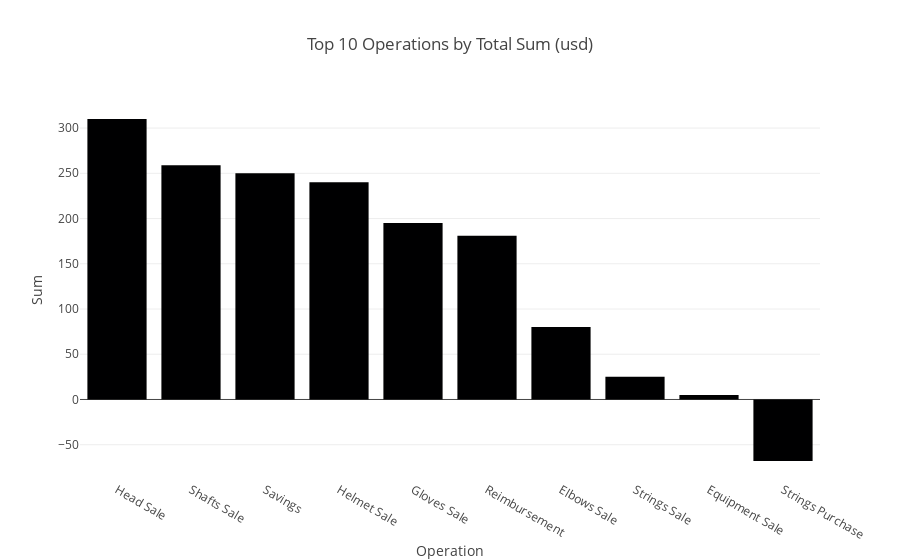

Write notebook code for a chart like this one.
### Markdown cell above
####Top 10 "Operations" by Sum

### Code cell
# Group the data by 'Operation' and sum the 'Sum' values for each group
operation_summary_usd = df_fin_usd.groupby('Operation')['Sum'].sum().reset_index()

# Sort the data in descending order by the 'Sum' column and get the top 10 rows
top_10_operations = operation_summary_usd.sort_values(by='Sum', ascending=False).head(10)

# Create a bar graph using Plotly Express
fig = px.bar(top_10_operations, x='Operation', y='Sum', title='Top 10 Operations by Total Sum (usd)')

# Show the graph
fig.show()

### Figure 1 — Plotly figure (JSON) as saved in the notebook; plotly's stock layout.template omitted (floating-point values rounded to 4 significant figures)
{"data": [{"alignmentgroup": "True", "hovertemplate": "Operation=%{x}<br>Sum=%{y}<extra></extra>", "legendgroup": "", "marker": {"color": "#000001", "pattern": {"shape": ""}}, "name": "", "offsetgroup": "", "orientation": "v", "showlegend": false, "textposition": "auto", "type": "bar", "x": ["Head Sale", "Shafts Sale", "Savings", "Helmet Sale", "Gloves Sale", "Reimbursement", "Elbows Sale", "Strings Sale", "Equipment Sale", "Strings Purchase"], "xaxis": "x", "y": [310, 259, 250, 240, 195, 181, 80, 25, 5, -68], "yaxis": "y"}], "layout": {"barmode": "relative", "legend": {"tracegroupgap": 0}, "title": {"text": "Top 10 Operations by Total Sum (usd)"}, "xaxis": {"anchor": "y", "domain": [0, 1], "title": {"text": "Operation"}}, "yaxis": {"anchor": "x", "domain": [0, 1], "title": {"text": "Sum"}}}}
